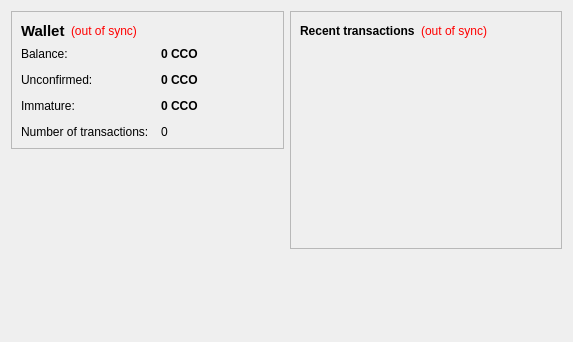
<?xml version="1.0" encoding="UTF-8"?>
<ui version="4.0">
 <class>OverviewPage</class>
 <widget class="QWidget" name="OverviewPage">
  <property name="geometry">
   <rect>
    <x>0</x>
    <y>0</y>
    <width>573</width>
    <height>342</height>
   </rect>
  </property>
  <property name="windowTitle">
   <string>Form</string>
  </property>
  <layout class="QHBoxLayout" name="horizontalLayout" stretch="1,1">
   <item>
    <layout class="QVBoxLayout" name="verticalLayout_2">
     <item>
      <widget class="QFrame" name="frame">
       <property name="frameShape">
        <enum>QFrame::StyledPanel</enum>
       </property>
       <property name="frameShadow">
        <enum>QFrame::Raised</enum>
       </property>
       <layout class="QVBoxLayout" name="verticalLayout_4">
        <item>
         <layout class="QHBoxLayout" name="horizontalLayout_4">
          <item>
           <widget class="QLabel" name="label_5">
            <property name="font">
             <font>
              <pointsize>11</pointsize>
              <weight>75</weight>
              <bold>true</bold>
             </font>
            </property>
            <property name="text">
             <string>Wallet</string>
            </property>
           </widget>
          </item>
          <item>
           <widget class="QLabel" name="labelWalletStatus">
            <property name="toolTip">
             <string>The displayed information may be out of date. Your wallet automatically synchronizes with the ccoin network after a connection is established, but this process has not completed yet.</string>
            </property>
            <property name="styleSheet">
             <string notr="true">QLabel { color: red; }</string>
            </property>
            <property name="text">
             <string notr="true">(out of sync)</string>
            </property>
            <property name="alignment">
             <set>Qt::AlignLeading|Qt::AlignLeft|Qt::AlignVCenter</set>
            </property>
           </widget>
          </item>
          <item>
           <spacer name="horizontalSpacer_2">
            <property name="orientation">
             <enum>Qt::Horizontal</enum>
            </property>
            <property name="sizeHint" stdset="0">
             <size>
              <width>40</width>
              <height>20</height>
             </size>
            </property>
           </spacer>
          </item>
         </layout>
        </item>
        <item>
         <layout class="QFormLayout" name="formLayout_2">
          <property name="fieldGrowthPolicy">
           <enum>QFormLayout::AllNonFixedFieldsGrow</enum>
          </property>
          <property name="horizontalSpacing">
           <number>12</number>
          </property>
          <property name="verticalSpacing">
           <number>12</number>
          </property>
          <item row="0" column="0">
           <widget class="QLabel" name="label">
            <property name="text">
             <string>Balance:</string>
            </property>
           </widget>
          </item>
          <item row="0" column="1">
           <widget class="QLabel" name="labelBalance">
            <property name="font">
             <font>
              <weight>75</weight>
              <bold>true</bold>
             </font>
            </property>
            <property name="cursor">
             <cursorShape>IBeamCursor</cursorShape>
            </property>
            <property name="toolTip">
             <string>Your current balance</string>
            </property>
            <property name="text">
             <string notr="true">0 CCO</string>
            </property>
            <property name="textInteractionFlags">
             <set>Qt::LinksAccessibleByMouse|Qt::TextSelectableByKeyboard|Qt::TextSelectableByMouse</set>
            </property>
           </widget>
          </item>
          <item row="1" column="0">
           <widget class="QLabel" name="label_3">
            <property name="text">
             <string>Unconfirmed:</string>
            </property>
           </widget>
          </item>
          <item row="1" column="1">
           <widget class="QLabel" name="labelUnconfirmed">
            <property name="font">
             <font>
              <weight>75</weight>
              <bold>true</bold>
             </font>
            </property>
            <property name="cursor">
             <cursorShape>IBeamCursor</cursorShape>
            </property>
            <property name="toolTip">
             <string>Total of transactions that have yet to be confirmed, and do not yet count toward the current balance</string>
            </property>
            <property name="text">
             <string notr="true">0 CCO</string>
            </property>
            <property name="textInteractionFlags">
             <set>Qt::LinksAccessibleByMouse|Qt::TextSelectableByKeyboard|Qt::TextSelectableByMouse</set>
            </property>
           </widget>
          </item>
          <item row="3" column="0">
           <widget class="QLabel" name="label_2">
            <property name="text">
             <string>Number of transactions:</string>
            </property>
           </widget>
          </item>
          <item row="3" column="1">
           <widget class="QLabel" name="labelNumTransactions">
            <property name="toolTip">
             <string>Total number of transactions in wallet</string>
            </property>
            <property name="text">
             <string notr="true">0</string>
            </property>
           </widget>
          </item>
          <item row="2" column="0">
           <widget class="QLabel" name="labelImmatureText">
            <property name="text">
             <string>Immature:</string>
            </property>
           </widget>
          </item>
          <item row="2" column="1">
           <widget class="QLabel" name="labelImmature">
            <property name="font">
             <font>
              <weight>75</weight>
              <bold>true</bold>
             </font>
            </property>
            <property name="toolTip">
             <string>Mined balance that has not yet matured</string>
            </property>
            <property name="text">
             <string notr="true">0 CCO</string>
            </property>
            <property name="textInteractionFlags">
             <set>Qt::LinksAccessibleByMouse|Qt::TextSelectableByKeyboard|Qt::TextSelectableByMouse</set>
            </property>
           </widget>
          </item>
         </layout>
        </item>
       </layout>
      </widget>
     </item>
     <item>
      <spacer name="verticalSpacer">
       <property name="orientation">
        <enum>Qt::Vertical</enum>
       </property>
       <property name="sizeHint" stdset="0">
        <size>
         <width>20</width>
         <height>40</height>
        </size>
       </property>
      </spacer>
     </item>
    </layout>
   </item>
   <item>
    <layout class="QVBoxLayout" name="verticalLayout_3">
     <item>
      <widget class="QFrame" name="frame_2">
       <property name="frameShape">
        <enum>QFrame::StyledPanel</enum>
       </property>
       <property name="frameShadow">
        <enum>QFrame::Raised</enum>
       </property>
       <layout class="QVBoxLayout" name="verticalLayout">
        <item>
         <layout class="QHBoxLayout" name="horizontalLayout_2">
          <item>
           <widget class="QLabel" name="label_4">
            <property name="text">
             <string>&lt;b&gt;Recent transactions&lt;/b&gt;</string>
            </property>
           </widget>
          </item>
          <item>
           <widget class="QLabel" name="labelTransactionsStatus">
            <property name="toolTip">
             <string>The displayed information may be out of date. Your wallet automatically synchronizes with the ccoin network after a connection is established, but this process has not completed yet.</string>
            </property>
            <property name="styleSheet">
             <string notr="true">QLabel { color: red; }</string>
            </property>
            <property name="text">
             <string notr="true">(out of sync)</string>
            </property>
            <property name="alignment">
             <set>Qt::AlignRight|Qt::AlignTrailing|Qt::AlignVCenter</set>
            </property>
           </widget>
          </item>
          <item>
           <spacer name="horizontalSpacer">
            <property name="orientation">
             <enum>Qt::Horizontal</enum>
            </property>
            <property name="sizeHint" stdset="0">
             <size>
              <width>40</width>
              <height>20</height>
             </size>
            </property>
           </spacer>
          </item>
         </layout>
        </item>
        <item>
         <widget class="QListView" name="listTransactions">
          <property name="styleSheet">
           <string notr="true">QListView { background: transparent; }</string>
          </property>
          <property name="frameShape">
           <enum>QFrame::NoFrame</enum>
          </property>
          <property name="verticalScrollBarPolicy">
           <enum>Qt::ScrollBarAlwaysOff</enum>
          </property>
          <property name="horizontalScrollBarPolicy">
           <enum>Qt::ScrollBarAlwaysOff</enum>
          </property>
          <property name="selectionMode">
           <enum>QAbstractItemView::NoSelection</enum>
          </property>
         </widget>
        </item>
       </layout>
      </widget>
     </item>
     <item>
      <spacer name="verticalSpacer_2">
       <property name="orientation">
        <enum>Qt::Vertical</enum>
       </property>
       <property name="sizeHint" stdset="0">
        <size>
         <width>20</width>
         <height>40</height>
        </size>
       </property>
      </spacer>
     </item>
    </layout>
   </item>
  </layout>
 </widget>
 <resources/>
 <connections/>
</ui>
